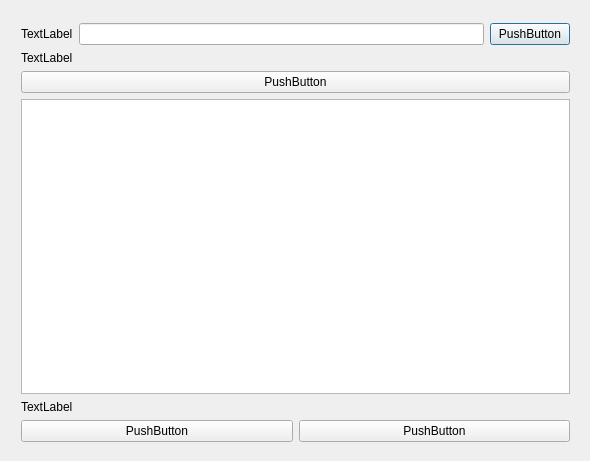
<?xml version="1.0" encoding="UTF-8"?>
<ui version="4.0">
 <class>CHDialog</class>
 <widget class="QDialog" name="CHDialog">
  <property name="geometry">
   <rect>
    <x>0</x>
    <y>0</y>
    <width>590</width>
    <height>461</height>
   </rect>
  </property>
  <property name="windowTitle">
   <string>CHDialog</string>
  </property>
  <widget class="QWidget" name="layoutWidget">
   <property name="geometry">
    <rect>
     <x>10</x>
     <y>12</y>
     <width>571</width>
     <height>441</height>
    </rect>
   </property>
   <layout class="QVBoxLayout" name="verticalLayout">
    <item>
     <layout class="QHBoxLayout" name="horizontalLayout">
      <item>
       <widget class="QLabel" name="label">
        <property name="text">
         <string>TextLabel</string>
        </property>
       </widget>
      </item>
      <item>
       <widget class="QLineEdit" name="lineEdit"/>
      </item>
      <item>
       <widget class="QPushButton" name="pushButton">
        <property name="text">
         <string>PushButton</string>
        </property>
       </widget>
      </item>
     </layout>
    </item>
    <item>
     <widget class="QLabel" name="label_2">
      <property name="text">
       <string>TextLabel</string>
      </property>
     </widget>
    </item>
    <item>
     <widget class="QPushButton" name="pushButton_2">
      <property name="text">
       <string>PushButton</string>
      </property>
     </widget>
    </item>
    <item>
     <widget class="QTextEdit" name="textEdit"/>
    </item>
    <item>
     <widget class="QLabel" name="label_3">
      <property name="text">
       <string>TextLabel</string>
      </property>
     </widget>
    </item>
    <item>
     <layout class="QHBoxLayout" name="horizontalLayout_3">
      <item>
       <widget class="QPushButton" name="pushButton_3">
        <property name="text">
         <string>PushButton</string>
        </property>
       </widget>
      </item>
      <item>
       <widget class="QPushButton" name="pushButton_4">
        <property name="text">
         <string>PushButton</string>
        </property>
       </widget>
      </item>
     </layout>
    </item>
   </layout>
  </widget>
 </widget>
 <layoutdefault spacing="6" margin="11"/>
 <resources/>
 <connections/>
</ui>
